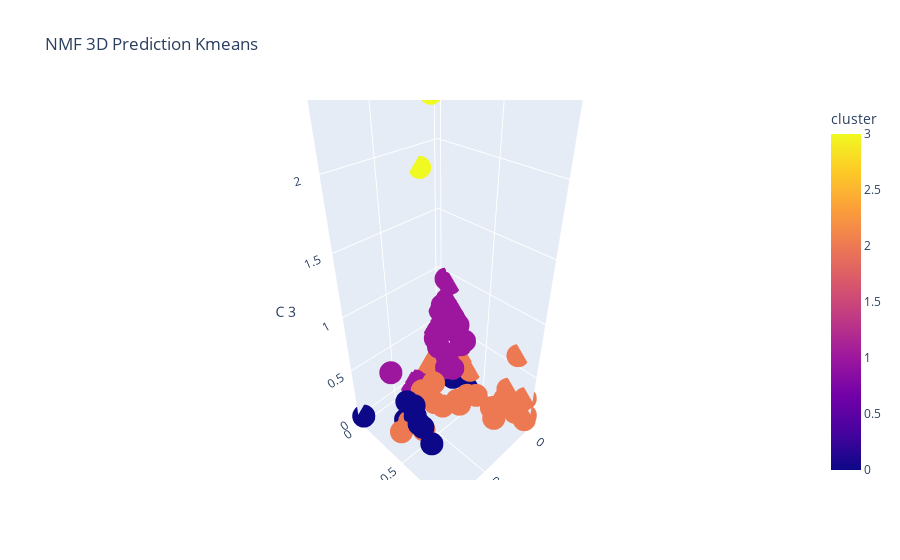

Notebook code for this chart:
### Code cell
plot3d(W_df_kmeans3,title='NMF 3D Prediction Kmeans', clus_lab = 'cluster' )
